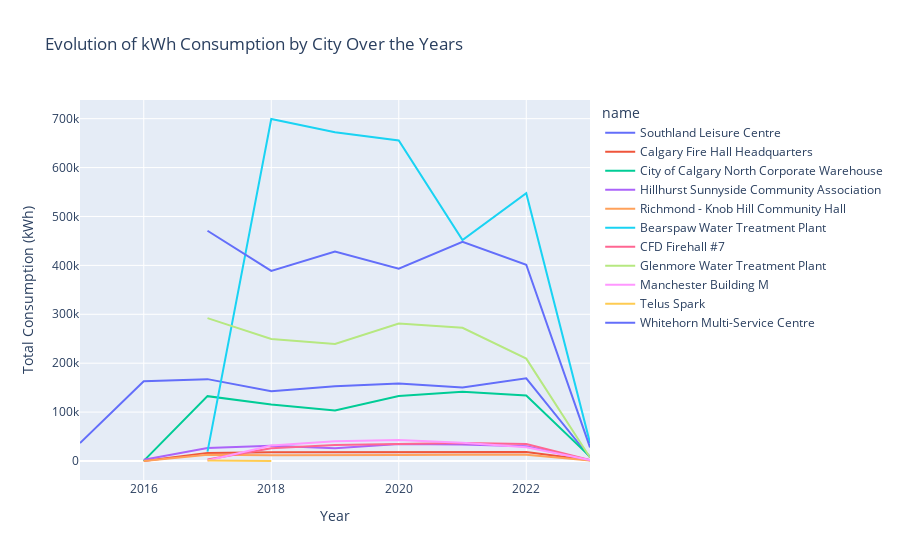

Notebook cell for this chart:
### Code cell
prod['date'] = pd.to_datetime(prod['date'])

prod['year'] = prod['date'].dt.year

prod['kWh'] = pd.to_numeric(prod['kWh'], errors='coerce')

annual_consumption = prod.groupby(['year', 'name'])['kWh'].sum().reset_index()

fig = px.line(annual_consumption, x='year', y='kWh', color='name',
              title='Evolution of kWh Consumption by City Over the Years',
              labels={'year': 'Year', 'kWh': 'Total Consumption (kWh)'})

# Afficher le graphique
fig.show()

### Figure 1 — Plotly figure (JSON) as saved in the notebook; plotly's stock layout.template omitted (floating-point values rounded to 4 significant figures)
{"data": [{"hovertemplate": "name=Southland Leisure Centre<br>Year=%{x}<br>Total Consumption (kWh)=%{y}<extra></extra>", "legendgroup": "Southland Leisure Centre", "line": {"color": "#636efa", "dash": "solid"}, "marker": {"symbol": "circle"}, "mode": "lines", "name": "Southland Leisure Centre", "orientation": "v", "showlegend": true, "type": "scatter", "x": [2015, 2016, 2017, 2018, 2019, 2020, 2021, 2022, 2023], "xaxis": "x", "y": [36570.0, 163300.0, 167400.0, 142500.0, 152900.0, 158400.0, 150200.0, 169100.0, 7194.0], "yaxis": "y"}, {"hovertemplate": "name=Calgary Fire Hall Headquarters<br>Year=%{x}<br>Total Consumption (kWh)=%{y}<extra></extra>", "legendgroup": "Calgary Fire Hall Headquarters", "line": {"color": "#EF553B", "dash": "solid"}, "marker": {"symbol": "circle"}, "mode": "lines", "name": "Calgary Fire Hall Headquarters", "orientation": "v", "showlegend": true, "type": "scatter", "x": [2016, 2017, 2018, 2019, 2020, 2021, 2022, 2023], "xaxis": "x", "y": [0.432, 16600.0, 17850.0, 17950.0, 19170.0, 19050.0, 18250.0, 1337.0], "yaxis": "y"}, {"hovertemplate": "name=City of Calgary North Corporate Warehouse<br>Year=%{x}<br>Total Consumption (kWh)=%{y}<extra></extra>", "legendgroup": "City of Calgary North Corporate Warehouse", "line": {"color": "#00cc96", "dash": "solid"}, "marker": {"symbol": "circle"}, "mode": "lines", "name": "City of Calgary North Corporate Warehouse", "orientation": "v", "showlegend": true, "type": "scatter", "x": [2016, 2017, 2018, 2019, 2020, 2021, 2022, 2023], "xaxis": "x", "y": [228.8, 132600.0, 115800.0, 103200.0, 132900.0, 141400.0, 133800.0, 9043.0], "yaxis": "y"}, {"hovertemplate": "name=Hillhurst Sunnyside Community Association<br>Year=%{x}<br>Total Consumption (kWh)=%{y}<extra></extra>", "legendgroup": "Hillhurst Sunnyside Community Association", "line": {"color": "#ab63fa", "dash": "solid"}, "marker": {"symbol": "circle"}, "mode": "lines", "name": "Hillhurst Sunnyside Community Association", "orientation": "v", "showlegend": true, "type": "scatter", "x": [2016, 2017, 2018, 2019, 2020, 2021, 2022, 2023], "xaxis": "x", "y": [2706.0, 26360.0, 30980.0, 26320.0, 34660.0, 33810.0, 30010.0, 1586.0], "yaxis": "y"}, {"hovertemplate": "name=Richmond - Knob Hill Community Hall<br>Year=%{x}<br>Total Consumption (kWh)=%{y}<extra></extra>", "legendgroup": "Richmond - Knob Hill Community Hall", "line": {"color": "#FFA15A", "dash": "solid"}, "marker": {"symbol": "circle"}, "mode": "lines", "name": "Richmond - Knob Hill Community Hall", "orientation": "v", "showlegend": true, "type": "scatter", "x": [2016, 2017, 2018, 2019, 2020, 2021, 2022, 2023], "xaxis": "x", "y": [76.44, 12580.0, 11950.0, 11490.0, 12310.0, 13010.0, 12560.0, 1156.0], "yaxis": "y"}, {"hovertemplate": "name=Bearspaw Water Treatment Plant<br>Year=%{x}<br>Total Consumption (kWh)=%{y}<extra></extra>", "legendgroup": "Bearspaw Water Treatment Plant", "line": {"color": "#19d3f3", "dash": "solid"}, "marker": {"symbol": "circle"}, "mode": "lines", "name": "Bearspaw Water Treatment Plant", "orientation": "v", "showlegend": true, "type": "scatter", "x": [2017, 2018, 2019, 2020, 2021, 2022, 2023], "xaxis": "x", "y": [19270.0, 699300.0, 672400.0, 655400.0, 451600.0, 547500.0, 37040.0], "yaxis": "y"}, {"hovertemplate": "name=CFD Firehall #7<br>Year=%{x}<br>Total Consumption (kWh)=%{y}<extra></extra>", "legendgroup": "CFD Firehall #7", "line": {"color": "#FF6692", "dash": "solid"}, "marker": {"symbol": "circle"}, "mode": "lines", "name": "CFD Firehall #7", "orientation": "v", "showlegend": true, "type": "scatter", "x": [2017, 2018, 2019, 2020, 2021, 2022, 2023], "xaxis": "x", "y": [2971.0, 25940.0, 32730.0, 34680.0, 36780.0, 34820.0, 2161.0], "yaxis": "y"}, {"hovertemplate": "name=Glenmore Water Treatment Plant<br>Year=%{x}<br>Total Consumption (kWh)=%{y}<extra></extra>", "legendgroup": "Glenmore Water Treatment Plant", "line": {"color": "#B6E880", "dash": "solid"}, "marker": {"symbol": "circle"}, "mode": "lines", "name": "Glenmore Water Treatment Plant", "orientation": "v", "showlegend": true, "type": "scatter", "x": [2017, 2018, 2019, 2020, 2021, 2022, 2023], "xaxis": "x", "y": [292100.0, 249600.0, 239400.0, 281200.0, 272400.0, 209300.0, 7104.0], "yaxis": "y"}, {"hovertemplate": "name=Manchester Building M<br>Year=%{x}<br>Total Consumption (kWh)=%{y}<extra></extra>", "legendgroup": "Manchester Building M", "line": {"color": "#FF97FF", "dash": "solid"}, "marker": {"symbol": "circle"}, "mode": "lines", "name": "Manchester Building M", "orientation": "v", "showlegend": true, "type": "scatter", "x": [2017, 2018, 2019, 2020, 2021, 2022, 2023], "xaxis": "x", "y": [1082.0, 31800.0, 40200.0, 42900.0, 37170.0, 28230.0, 1855.0], "yaxis": "y"}, {"hovertemplate": "name=Telus Spark<br>Year=%{x}<br>Total Consumption (kWh)=%{y}<extra></extra>", "legendgroup": "Telus Spark", "line": {"color": "#FECB52", "dash": "solid"}, "marker": {"symbol": "circle"}, "mode": "lines", "name": "Telus Spark", "orientation": "v", "showlegend": true, "type": "scatter", "x": [2017, 2018], "xaxis": "x", "y": [1243.0, 91.54], "yaxis": "y"}, {"hovertemplate": "name=Whitehorn Multi-Service Centre<br>Year=%{x}<br>Total Consumption (kWh)=%{y}<extra></extra>", "legendgroup": "Whitehorn Multi-Service Centre", "line": {"color": "#636efa", "dash": "solid"}, "marker": {"symbol": "circle"}, "mode": "lines", "name": "Whitehorn Multi-Service Centre", "orientation": "v", "showlegend": true, "type": "scatter", "x": [2017, 2018, 2019, 2020, 2021, 2022, 2023], "xaxis": "x", "y": [470900.0, 388800.0, 428300.0, 393400.0, 448300.0, 401300.0, 27830.0], "yaxis": "y"}], "layout": {"legend": {"title": {"text": "name"}, "tracegroupgap": 0}, "title": {"text": "Evolution of kWh Consumption by City Over the Years"}, "xaxis": {"anchor": "y", "domain": [0, 1], "title": {"text": "Year"}}, "yaxis": {"anchor": "x", "domain": [0, 1], "title": {"text": "Total Consumption (kWh)"}}}}
